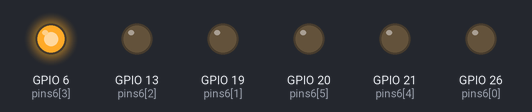
This program was run on a simulated Raspberry Pi (BCM pin numbers). Parts: output pins drawn as LEDs (lit = HIGH). Random numbers come from a fixed seed.

Above: at 0.5 s.
At 5.6 s:
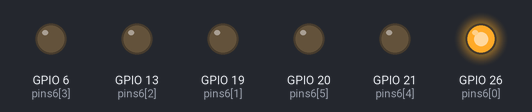
At 11.7 s:
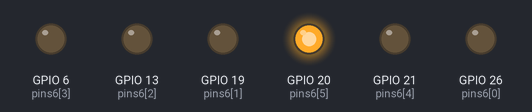
At 17.4 s:
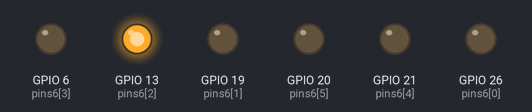
At 23.6 s:
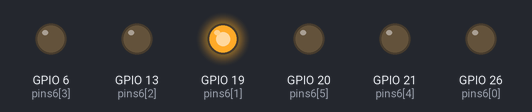
At 35.2 s:
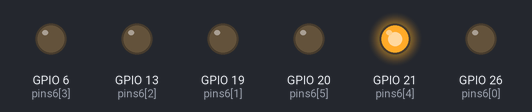
Timing chart, 0 to 40.0 s (numbered marks = the images above):
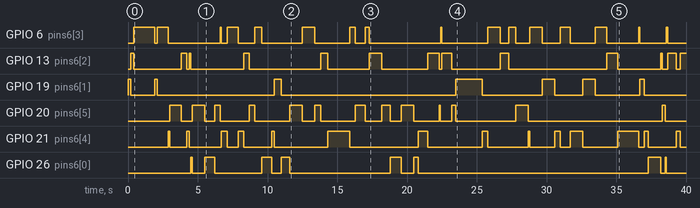

Measured:
- by itself, GPIO 6 (pins6[3]): LOW → HIGH at 0.40 s, → LOW 1.5 s later, → HIGH 0.20 s later, → LOW 0.80 s later, … (32 changes in this stretch)
- by itself, GPIO 13 (pins6[2]): LOW → HIGH at 0.20 s, → LOW 0.20 s later, → HIGH 3.4 s later, → LOW 0.40 s later, … (25 changes in this stretch)
- by itself, GPIO 19 (pins6[1]): LOW → HIGH at 0.00 s, → LOW 0.20 s later, → HIGH 1.7 s later, → LOW 0.20 s later, … (14 changes in this stretch)
- by itself, GPIO 20 (pins6[5]): LOW → HIGH at 3.0 s, → LOW 0.80 s later, → HIGH 0.80 s later, → LOW 0.90 s later, … (26 changes in this stretch)
- by itself, GPIO 21 (pins6[4]): LOW → HIGH at 2.9 s, → LOW 0.10 s later, → HIGH 1.2 s later, → LOW 0.20 s later, … (28 changes in this stretch)
- by itself, GPIO 26 (pins6[0]): LOW → HIGH at 4.5 s, → LOW 0.10 s later, → HIGH 0.90 s later, → LOW 0.70 s later, … (16 changes in this stretch)

The program:

random-lights.py
```python
#! /usr/bin/env python3

import RPi.GPIO as GPIO
import time
from itertools import cycle
import sys
from random import choice, randrange
import mypins

GPIO.setmode(GPIO.BCM)

pins = mypins.pins6

GPIO.setup(pins, GPIO.OUT)
GPIO.output(pins, GPIO.LOW)

GPIO.setwarnings(False)

try:
    while True:
        light = int(choice(pins))
        rand = randrange(1, 10, 1) / 10
        GPIO.output(light, GPIO.HIGH)
        time.sleep(rand)
        GPIO.output(light, GPIO.LOW)

except KeyboardInterrupt:
    GPIO.output(pins, GPIO.LOW)
    sys.exit(0)
```

mypins.py
```python
pins6 = [26, 19, 13, 6, 21, 20]
```
